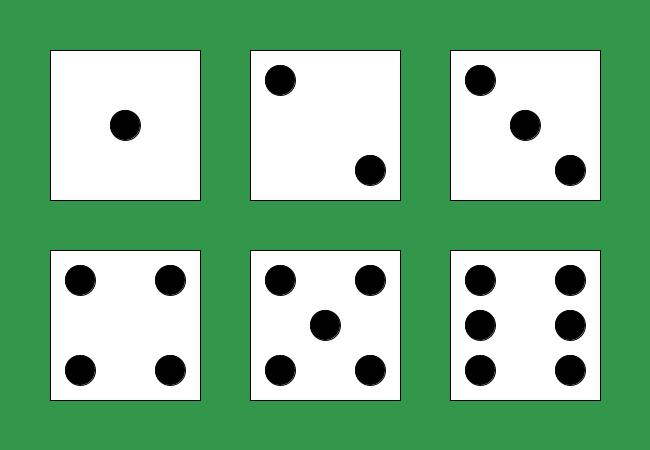
Frame 1 (no input)
Frame 60 (the mouse pressed at the canvas centre just before this capture): identical to frame 1, image omitted
Frame 120 (the mouse held since frame 60 and released just before this capture): identical to frame 1, image omitted

The Processing sketch that drew this single still picture (run headless with seeded random() and noise(); from frame 60 on, the mouse is pressed at the canvas centre):

// Processing sketch: May4
// ── May4.pde
float rect1X, rect1Y;

float rect2X, rect2Y;

float rect3X, rect3Y;

float rect4X, rect4Y;

float rect5X, rect5Y;

float rect6X, rect6Y;

void setup() {
  size(650, 450);
}

void draw() {
  rect1X = 50;
  rect1Y = 50;
  
  rect2X = 250;
  rect2Y = 50;
  
  rect3X = 450;
  rect3Y = 50;
  
  rect4X = 50;
  rect4Y = 250;
  
  rect5X = 250;
  rect5Y = 250;
  
  rect6X = 450;
  rect6Y = 250;
  
  background(50, 150, 75);

  fill(255);
  rect(rect1X, rect1Y, 150, 150);

  rect(rect2X, rect2Y, 150, 150);

  rect(rect3X, rect3Y, 150, 150);

  rect(rect4X, rect4Y, 150, 150);

  rect(rect5X, rect5Y, 150, 150);

  rect(rect6X, rect6Y, 150, 150);
  
  fill(0);
  //#1 Die
  ellipse(rect1X+150/2,rect1Y+150/2,30,30);
  //#2 Die
  ellipse(rect2X+30, rect2Y+30, 30, 30);
  ellipse(rect2X+120, rect2Y+120, 30, 30);
  //#3 Die
  ellipse(rect3X+150/2,rect3Y+150/2,30,30);
  ellipse(rect3X+30, rect3Y+30, 30, 30);
  ellipse(rect3X+120, rect3Y+120, 30, 30);
  //#4 Die
  ellipse(rect4X+30, rect4Y+30, 30, 30);
  ellipse(rect4X+120, rect4Y+120, 30, 30);
  ellipse(rect4X+30, rect4Y+120, 30, 30);
  ellipse(rect4X+120, rect4Y+30, 30, 30);
  //#5 Die
  ellipse(rect5X+150/2,rect5Y+150/2,30,30);
  ellipse(rect5X+30, rect5Y+30, 30, 30);
  ellipse(rect5X+120, rect5Y+120, 30, 30);
  ellipse(rect5X+30, rect5Y+120, 30, 30);
  ellipse(rect5X+120, rect5Y+30, 30, 30);
  //#6 Die
  ellipse(rect6X+30, rect6Y+30, 30, 30);
  ellipse(rect6X+120, rect6Y+120, 30, 30);
  ellipse(rect6X+30, rect6Y+120, 30, 30);
  ellipse(rect6X+120, rect6Y+30, 30, 30);
  ellipse(rect6X+30, rect6Y+75, 30, 30);
  ellipse(rect6X+120, rect6Y+75, 30, 30);
  
}
